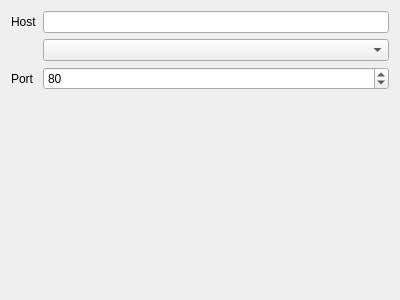
<?xml version="1.0" encoding="UTF-8"?>
<ui version="4.0">
<comment>
 * Released as open source by Gabriel Caudrelier
 *
 * Developed by Gabriel Caudrelier, gabriel dot caudrelier at gmail dot com
 *
 * https://github.com/metrodango/pip3line
 *
 * Released under BSD 3-Clause see LICENSE for more information
</comment>
 <class>IPNetworkClientWidget</class>
 <widget class="QWidget" name="IPNetworkClientWidget">
  <property name="geometry">
   <rect>
    <x>0</x>
    <y>0</y>
    <width>400</width>
    <height>300</height>
   </rect>
  </property>
  <property name="windowTitle">
   <string>Form</string>
  </property>
  <layout class="QFormLayout" name="formLayout">
   <item row="0" column="0">
    <widget class="QLabel" name="hostLabel">
     <property name="text">
      <string>Host</string>
     </property>
    </widget>
   </item>
   <item row="0" column="1">
    <widget class="QLineEdit" name="peerAddrLineEdit"/>
   </item>
   <item row="1" column="1">
    <widget class="QComboBox" name="hostResolvComboBox"/>
   </item>
   <item row="2" column="0">
    <widget class="QLabel" name="label">
     <property name="text">
      <string>Port</string>
     </property>
    </widget>
   </item>
   <item row="2" column="1">
    <widget class="QSpinBox" name="portSpinBox">
     <property name="minimum">
      <number>1</number>
     </property>
     <property name="maximum">
      <number>65535</number>
     </property>
     <property name="value">
      <number>80</number>
     </property>
    </widget>
   </item>
  </layout>
 </widget>
 <resources/>
 <connections/>
</ui>
